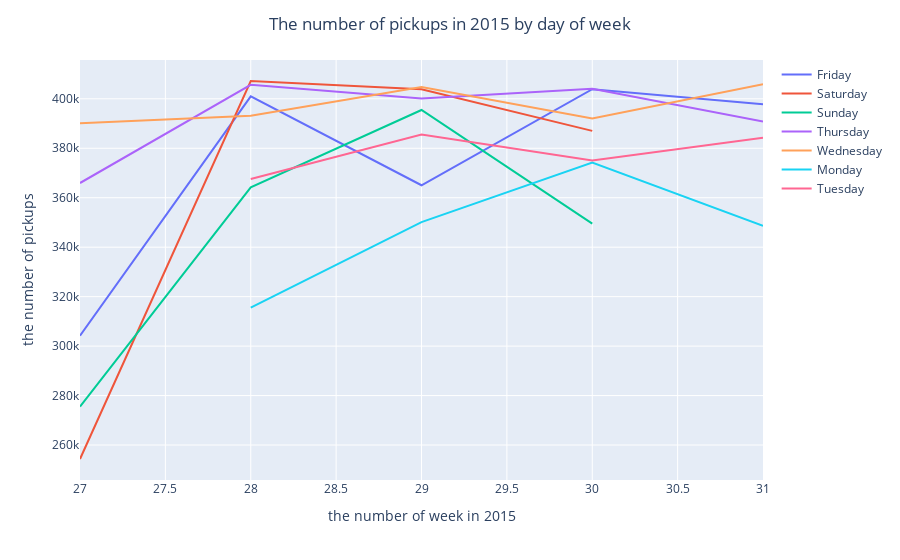
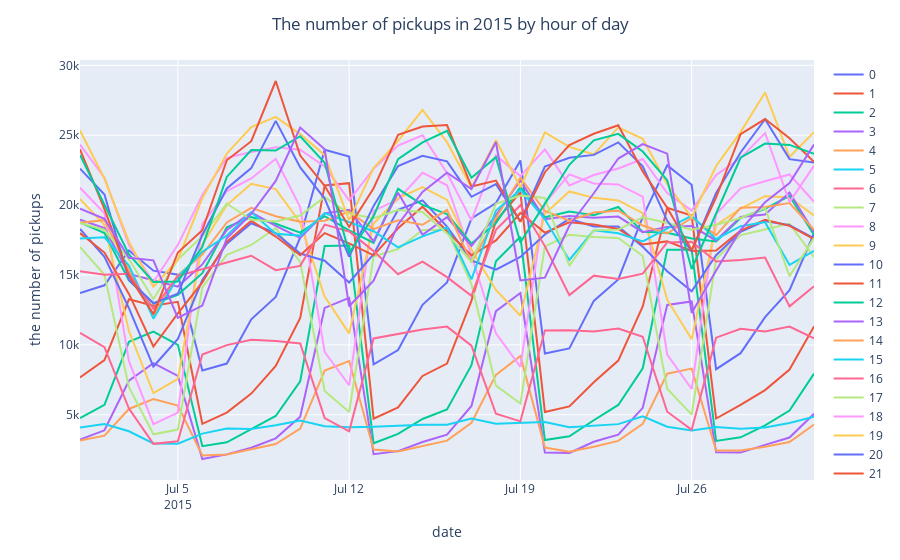
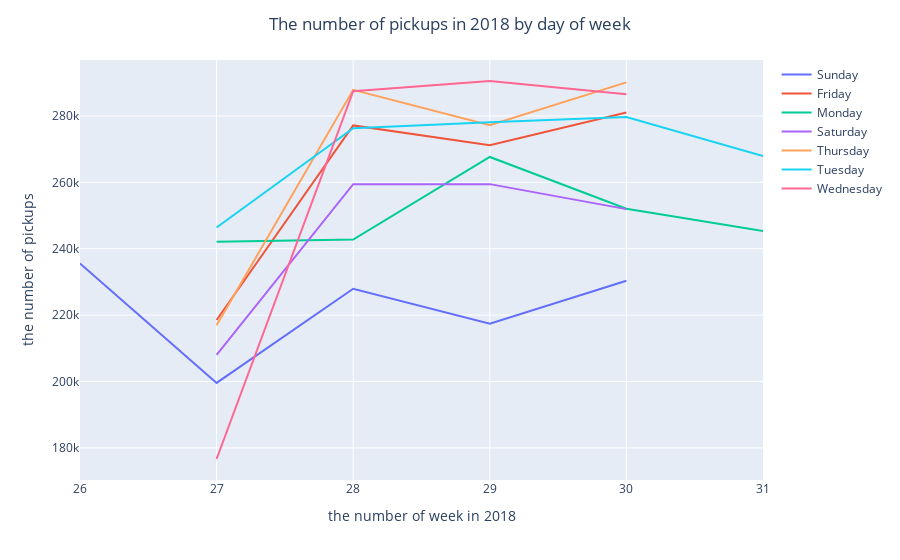
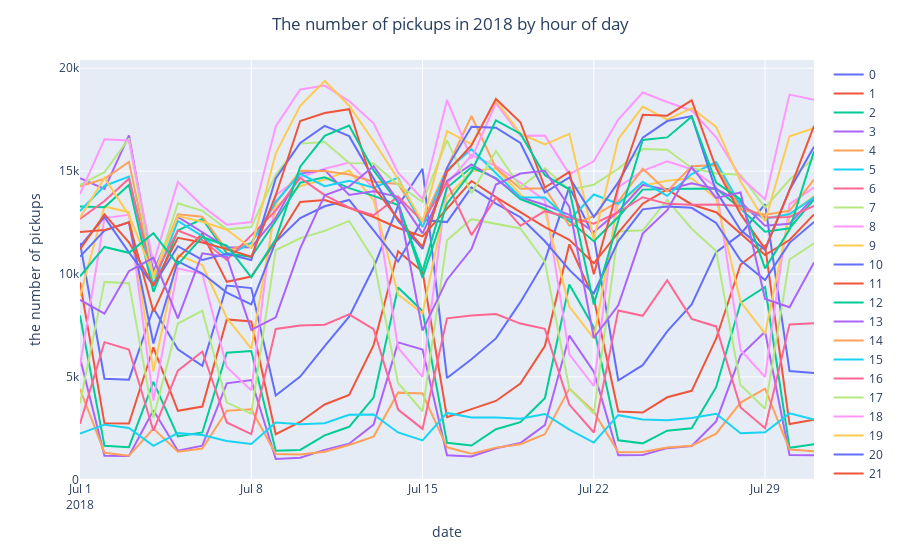

The cell these charts' notebook holds for them, in order:
### Markdown cell above
4.1.1 The number of pickups

### Code cell
plot_time_series(num_pickups_dw_2015, 
                 'day_of_week',
                 "The number of pickups in 2015 by day of week",
                 "the number of week in 2015", 
                 "the number of pickups"
                )

plot_time_series(num_pickups_hd_2015, 
                 'hour_of_day',
                 "The number of pickups in 2015 by hour of day",
                 "date", 
                 "the number of pickups"
                )

plot_time_series(num_pickups_dw_2018, 
                 'day_of_week',
                 "The number of pickups in 2018 by day of week",
                 "the number of week in 2018", 
                 "the number of pickups"
                )

plot_time_series(num_pickups_hd_2018, 
                 'hour_of_day',
                 "The number of pickups in 2018 by hour of day",
                 "date", 
                 "the number of pickups"
                )
